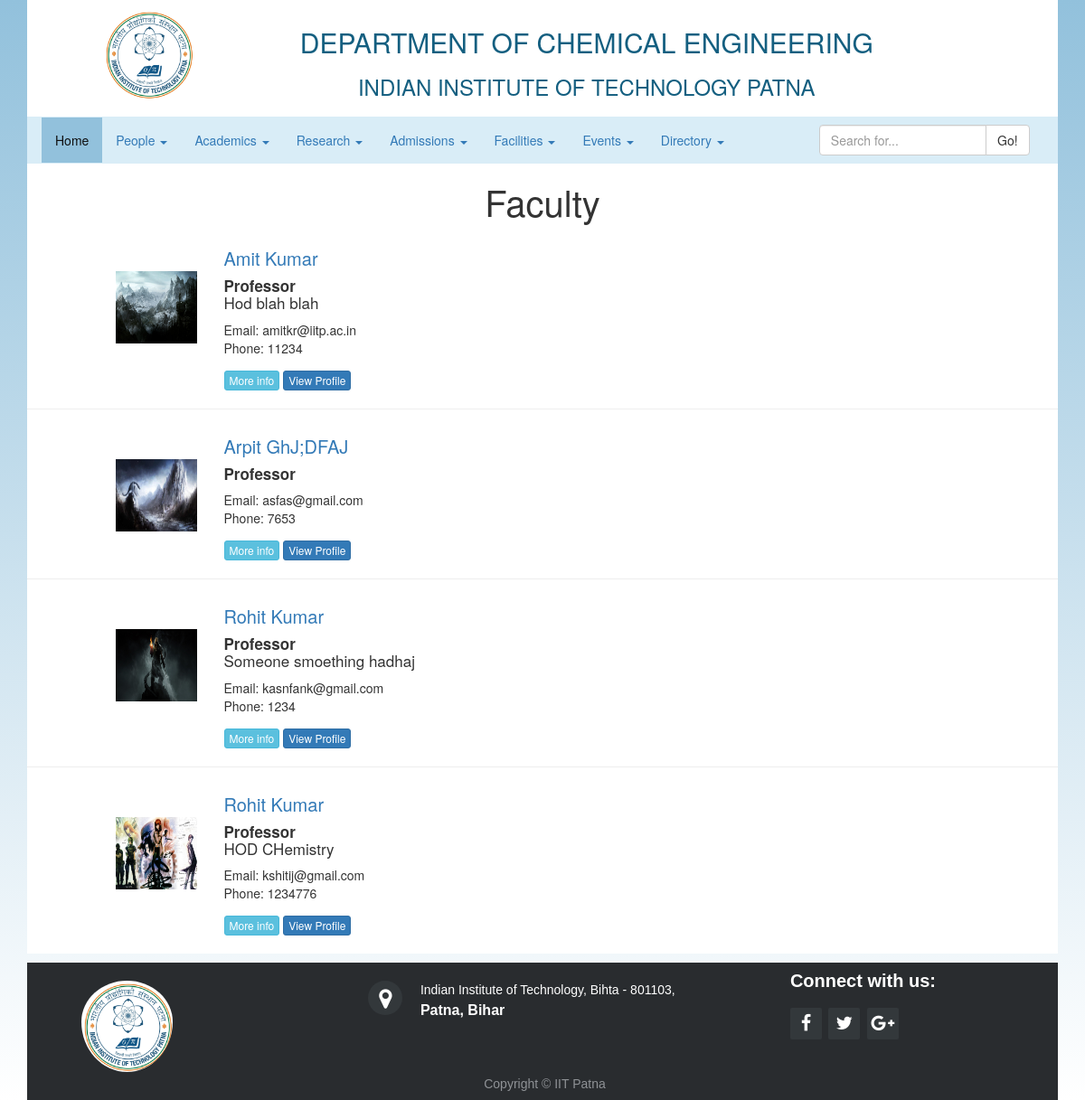
Screenshot of /people/faculty/ with the database file from the repository.
### PeopleApp/models.py (models this page shows, shortened)
class Faculty(models.Model):
    name = models.CharField(max_length=100, blank=False)
    designation = models.ForeignKey('Designations')
    additional_info = models.CharField(max_length=200, blank=True, null=True)
    email = models.EmailField(primary_key=True)
    phone = models.CharField(max_length=12)
    profile_link = models.CharField(max_length=200, default="#")
    profile_picture = models.ImageField(upload_to=get_image_path, blank=True, null=True)
    research_areas = models.TextField(max_length=300, blank=True, null=True)
    def get_image_path(self):
        return str(self.profile_picture.url)[16:]

class Designations(models.Model):
    designation = models.CharField(max_length=100, blank=False)
    def __str__(self):
        return self.designation

### PeopleApp/views.py (the view)
def faculty_list(request):
    faculty = Faculty.objects.all().order_by('name')
    return render(request, 'PeopleApp/FacultyList.html', {'faculty': faculty})

### PeopleApp/templates/PeopleApp/FacultyList.html (shortened to what this page needs)
{% extends "layout.html" %}
{% block content %}
{% load static %}
<link rel="stylesheet" href="{%  static 'css/liststyles.css' %}">
<div class="main">
   <h3 id="title" class="text-center">Faculty</h3>
   {% for f in faculty %}
     <div class="faculty-info">
         <div class="row">
            <img class="img img-responsive col-md-2 col-xs-2 col-md-offset-1 col-xs-offset-1 profile"  src="{% static f.get_image_path %}">
             <div class="col-md-4 col-xs-5">
                 <h4 class="fac-name"><a href="{{f.profile_link}}" target="_blank">{{f.name}}</a></h4>
                 <h5 class="fac-designation"><strong>{{f.designation}}</strong><br>
                      {% if f.additional_info != None %}
                          {{f.additional_info}}
                      {% endif %}
                  </h5>
                <p class="contact-info">Email: {{f.email}}<br>Phone: {{f.phone}}</p>
                 <a href="{{f.profile_link}}" target="_blank"><button class="btn btn-primary btn-xs prof-btn">View Profile</button></a>
            </div>
         </div>
     </div>
     {% if not forloop.last %}<hr>{% endif %}
   {% endfor %}
</div>
<div style="height: 10px">
</div>
{% endblock %}

### chemdeptsite/static/css/header_style.css (style rules this page uses)
html, body, div { border: 0; margin: 0; padding: 0; }
#grad { background: #92c1dc; background: -webkit-linear-gradient(#92c1dc, #ffffff); background: -o-linear-gradient(#92c1dc, #ffffff); background: -moz-linear-gradient(#92c1dc, #ffffff); background: linear-gradient(#92c1dc, #ffffff); background-repeat: no-repeat; background-attachment: fixed; }

### PeopleApp/static/css/liststyles.css (style rules this page uses)
#title { font-size: 40px; padding: 20px; margin: 0; font-family: "Helvetica Neue", Helvetica, Arial, sans-serif; }
.main { background-color: white; padding-bottom: 20px; }
.profile { width:120px; height: 80px; margin-top: 35px; }
.fac-name { font-size: 20px; }
.fac-designation { font-size: 17px; }
.prof-btn { margin-top: 5px; }

### rows the page displays
Faculty: profile_picture (picture), name "Amit Kumar", designation "Professor", additional_info "Hod blah blah", email "amitkr@iitp.ac.in", phone "11234"
Faculty: profile_picture (picture), name "Arpit GhJ;DFAJ", designation "Professor", email "asfas@gmail.com", phone "7653"
Faculty: profile_picture (picture), name "Rohit Kumar", designation "Professor", additional_info "Someone smoething hadhaj", email "kasnfank@gmail.com", phone "1234"
Faculty: profile_picture (picture), name "Rohit Kumar", designation "Professor", additional_info "HOD CHemistry", email "kshitij@gmail.com", phone "1234776"
